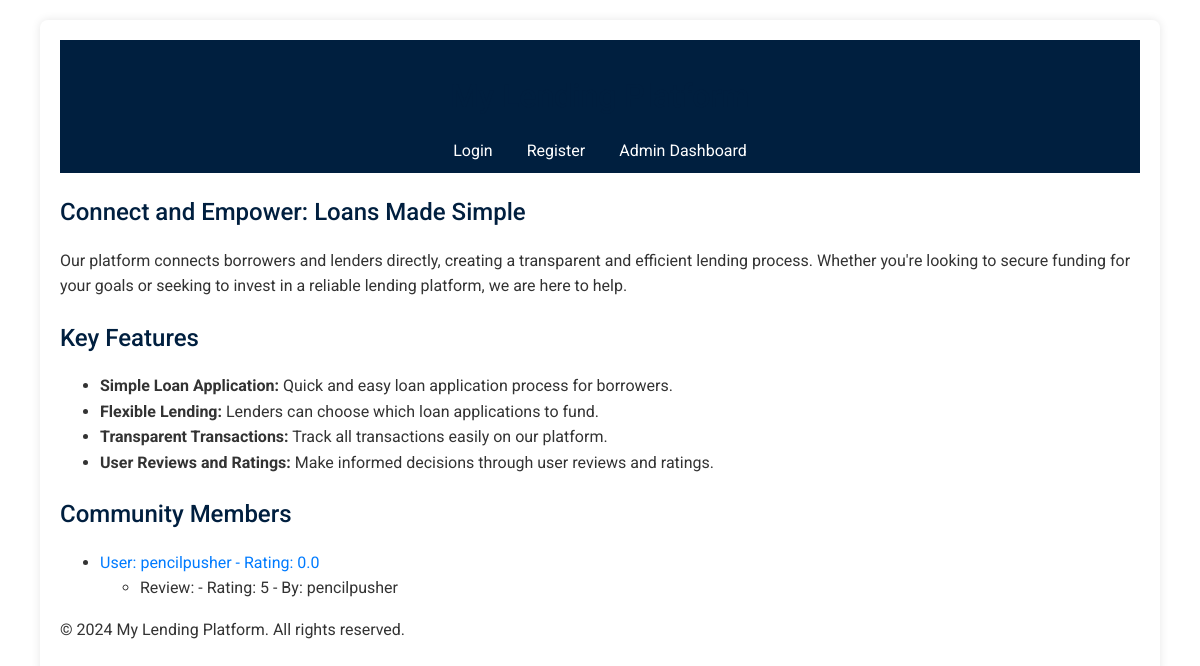
The page / on the database its author committed.
### loans/models.py (models this page shows, shortened)
class User(AbstractUser):
    profile_picture = models.ImageField(upload_to='profile_pictures/', null=True, blank=True)
    phone_number = models.CharField(max_length=15, null=True, blank=True)
    rating = models.FloatField(default=0.0)
    number_of_loans = models.PositiveIntegerField(default=0)  # Number of loans taken
    number_of_loans_repaid = models.PositiveIntegerField(default=0)  # Number of loans repaid

class Review(models.Model):
    reviewer = models.ForeignKey(User, on_delete=models.CASCADE, related_name='reviews_given')
    reviewed_user = models.ForeignKey(User, on_delete=models.CASCADE, related_name='reviews_received')
    rating = models.PositiveIntegerField()  # 1 to 5 stars
    comment = models.TextField(null=True, blank=True)
    created_at = models.DateTimeField(auto_now_add=True)

### loans/views.py (the view)
# urls.py: path('', views.home, name='home'),  # Homepage of the 'loans' app
def home(request):
    users = User.objects.all()
    is_lender_user = is_lender(request.user)
    is_borrower_user = is_borrower(request.user)
    return render(request, 'loans/home.html', {'users':users, 'is_lender': is_lender_user, 'is_borrower': is_borrower_user})

### loans/views.py (called while the page is built)
def is_lender(user):
    return user.groups.filter(name='Lender').exists()

def is_borrower(user):
    return user.groups.filter(name='Borrower').exists()

### loans/templates/loans/home.html
{% extends 'basic_generic.html' %}
{% block content %}
{% load static %}
    <main>
        <section>
            <h2>Connect and Empower: Loans Made Simple</h2>
            <p>Our platform connects borrowers and lenders directly, creating a transparent and efficient lending process. Whether you're looking to secure funding for your goals or seeking to invest in a reliable lending platform, we are here to help.</p>
        </section>
        <section>
            <h2>Key Features</h2>
            <ul>
                <li><strong>Simple Loan Application:</strong> Quick and easy loan application process for borrowers.</li>
                <li><strong>Flexible Lending:</strong> Lenders can choose which loan applications to fund.</li>
                <li><strong>Transparent Transactions:</strong> Track all transactions easily on our platform.</li>
                <li><strong>User Reviews and Ratings:</strong> Make informed decisions through user reviews and ratings.</li>
            </ul>
        </section>
        <section>
             <h2>Community Members</h2>
            <ul>
                {% for user in users %}
                    <li>
                      <a href="{% url 'loans:submit_review' user.id %}">
                        User: {{ user.username }} - Rating: {{ user.rating }}
                      </a>
                        <ul>
                            {% for review in user.reviews_received.all %}
                               <li>Review: {{ review.comment }} - Rating: {{ review.rating }}  - By: {{review.reviewer.username}} </li>
                            {% endfor %}
                         </ul>
                     </li>
                {% endfor %}
            </ul>
        </section>
    </main>
{% endblock %}

### static/css/style.css (style rules this page uses)
body { font-family: 'Roboto', Arial, sans-serif; margin: 0; padding: 0; background-color: #ffffff; color: #333; line-height: 1.6; }
.container { width: 90%; max-width: 1200px; margin: 20px auto; padding: 20px; background-color: #fff; border-radius: 8px; box-shadow: 0 0 10px rgba(0, 0, 0, 0.1); }
h1, h2, h3 { color: #001f3f; font-weight: 500; margin-bottom: 15px; }
a { text-decoration: none; color: #007BFF; transition: color 0.3s ease; }

### rows shown on the page
User: username "pencilpusher", rating "0.0"
Review: rating "5", reviewer.username "pencilpusher"
